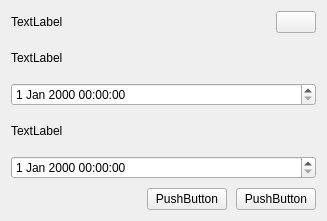
<?xml version="1.0" encoding="UTF-8"?>
<ui version="4.0">
 <class>MapAlarmVideoTimeWidget</class>
 <widget class="QWidget" name="MapAlarmVideoTimeWidget">
  <property name="geometry">
   <rect>
    <x>0</x>
    <y>0</y>
    <width>327</width>
    <height>221</height>
   </rect>
  </property>
  <property name="windowTitle">
   <string>Form</string>
  </property>
  <layout class="QVBoxLayout" name="verticalLayout_4" stretch="0,1,0">
   <property name="spacing">
    <number>9</number>
   </property>
   <item>
    <layout class="QHBoxLayout" name="horizontalLayout">
     <item>
      <widget class="QLabel" name="labelTitle">
       <property name="text">
        <string notr="true">TextLabel</string>
       </property>
      </widget>
     </item>
     <item>
      <spacer name="horizontalSpacer">
       <property name="orientation">
        <enum>Qt::Horizontal</enum>
       </property>
       <property name="sizeHint" stdset="0">
        <size>
         <width>40</width>
         <height>20</height>
        </size>
       </property>
      </spacer>
     </item>
     <item>
      <widget class="QPushButton" name="pushButtonClose">
       <property name="text">
        <string/>
       </property>
       <property name="icon">
        <iconset resource="../../../qrc/images_default.qrc">
         <normaloff>:/images/default/servermanager/delete_16.png</normaloff>:/images/default/servermanager/delete_16.png</iconset>
       </property>
      </widget>
     </item>
    </layout>
   </item>
   <item>
    <layout class="QVBoxLayout" name="verticalLayout_3">
     <item>
      <layout class="QVBoxLayout" name="verticalLayout_2">
       <item>
        <widget class="QLabel" name="labelStartTime">
         <property name="text">
          <string>TextLabel</string>
         </property>
        </widget>
       </item>
       <item>
        <widget class="QDateTimeEdit" name="dateTimeEditStart"/>
       </item>
      </layout>
     </item>
     <item>
      <layout class="QVBoxLayout" name="verticalLayout">
       <item>
        <widget class="QLabel" name="labelEndTime">
         <property name="text">
          <string notr="true">TextLabel</string>
         </property>
        </widget>
       </item>
       <item>
        <widget class="QDateTimeEdit" name="dateTimeEditEnd"/>
       </item>
      </layout>
     </item>
    </layout>
   </item>
   <item>
    <layout class="QHBoxLayout" name="horizontalLayout_5">
     <item>
      <spacer name="horizontalSpacer_4">
       <property name="orientation">
        <enum>Qt::Horizontal</enum>
       </property>
       <property name="sizeHint" stdset="0">
        <size>
         <width>40</width>
         <height>20</height>
        </size>
       </property>
      </spacer>
     </item>
     <item>
      <widget class="QPushButton" name="pushButtonOk">
       <property name="minimumSize">
        <size>
         <width>80</width>
         <height>0</height>
        </size>
       </property>
       <property name="text">
        <string notr="true">PushButton</string>
       </property>
      </widget>
     </item>
     <item>
      <widget class="QPushButton" name="pushButtonCancel">
       <property name="minimumSize">
        <size>
         <width>80</width>
         <height>0</height>
        </size>
       </property>
       <property name="text">
        <string notr="true">PushButton</string>
       </property>
      </widget>
     </item>
    </layout>
   </item>
  </layout>
 </widget>
 <resources>
  <include location="../../../qrc/images_default.qrc"/>
 </resources>
 <connections/>
</ui>
